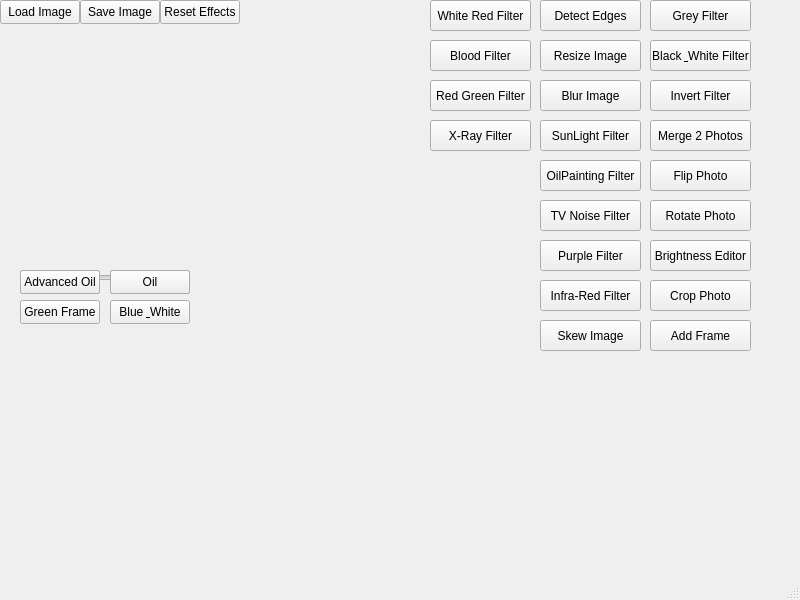
<?xml version="1.0" encoding="UTF-8"?>
<ui version="4.0">
 <class>MainWindow</class>
 <widget class="QMainWindow" name="MainWindow">
  <property name="geometry">
   <rect>
    <x>0</x>
    <y>0</y>
    <width>800</width>
    <height>600</height>
   </rect>
  </property>
  <property name="windowTitle">
   <string>MainWindow</string>
  </property>
  <widget class="QWidget" name="centralwidget">
   <widget class="QPushButton" name="Grey_f1">
    <property name="geometry">
     <rect>
      <x>650</x>
      <y>0</y>
      <width>101</width>
      <height>31</height>
     </rect>
    </property>
    <property name="text">
     <string>Grey Filter</string>
    </property>
   </widget>
   <widget class="QPushButton" name="Black_White_f2">
    <property name="geometry">
     <rect>
      <x>650</x>
      <y>40</y>
      <width>101</width>
      <height>31</height>
     </rect>
    </property>
    <property name="text">
     <string>Black &amp; White Filter</string>
    </property>
   </widget>
   <widget class="QPushButton" name="Invert_f3">
    <property name="geometry">
     <rect>
      <x>650</x>
      <y>80</y>
      <width>101</width>
      <height>31</height>
     </rect>
    </property>
    <property name="text">
     <string>Invert Filter</string>
    </property>
   </widget>
   <widget class="QPushButton" name="Merge_f4">
    <property name="geometry">
     <rect>
      <x>650</x>
      <y>120</y>
      <width>101</width>
      <height>31</height>
     </rect>
    </property>
    <property name="text">
     <string>Merge 2 Photos</string>
    </property>
   </widget>
   <widget class="QPushButton" name="Flip_f5">
    <property name="geometry">
     <rect>
      <x>650</x>
      <y>160</y>
      <width>101</width>
      <height>31</height>
     </rect>
    </property>
    <property name="text">
     <string>Flip Photo</string>
    </property>
   </widget>
   <widget class="QPushButton" name="Rotate_f6">
    <property name="geometry">
     <rect>
      <x>650</x>
      <y>200</y>
      <width>101</width>
      <height>31</height>
     </rect>
    </property>
    <property name="text">
     <string>Rotate Photo</string>
    </property>
   </widget>
   <widget class="QPushButton" name="Brightness_f7">
    <property name="geometry">
     <rect>
      <x>650</x>
      <y>240</y>
      <width>101</width>
      <height>31</height>
     </rect>
    </property>
    <property name="text">
     <string>Brightness Editor</string>
    </property>
   </widget>
   <widget class="QPushButton" name="Crop_f8">
    <property name="geometry">
     <rect>
      <x>650</x>
      <y>280</y>
      <width>101</width>
      <height>31</height>
     </rect>
    </property>
    <property name="text">
     <string>Crop Photo</string>
    </property>
   </widget>
   <widget class="QPushButton" name="Frame_f9">
    <property name="geometry">
     <rect>
      <x>650</x>
      <y>320</y>
      <width>101</width>
      <height>31</height>
     </rect>
    </property>
    <property name="text">
     <string>Add Frame</string>
    </property>
   </widget>
   <widget class="QPushButton" name="Edges_f10">
    <property name="geometry">
     <rect>
      <x>540</x>
      <y>0</y>
      <width>101</width>
      <height>31</height>
     </rect>
    </property>
    <property name="text">
     <string>Detect Edges</string>
    </property>
   </widget>
   <widget class="QPushButton" name="Resize_f11">
    <property name="geometry">
     <rect>
      <x>540</x>
      <y>40</y>
      <width>101</width>
      <height>31</height>
     </rect>
    </property>
    <property name="text">
     <string>Resize Image</string>
    </property>
   </widget>
   <widget class="QPushButton" name="Blur_f12">
    <property name="geometry">
     <rect>
      <x>540</x>
      <y>80</y>
      <width>101</width>
      <height>31</height>
     </rect>
    </property>
    <property name="text">
     <string>Blur Image</string>
    </property>
   </widget>
   <widget class="QPushButton" name="Sun_f13">
    <property name="geometry">
     <rect>
      <x>540</x>
      <y>120</y>
      <width>101</width>
      <height>31</height>
     </rect>
    </property>
    <property name="text">
     <string>SunLight Filter</string>
    </property>
   </widget>
   <widget class="QPushButton" name="OilPainting_f14">
    <property name="geometry">
     <rect>
      <x>540</x>
      <y>160</y>
      <width>101</width>
      <height>31</height>
     </rect>
    </property>
    <property name="text">
     <string>OilPainting Filter</string>
    </property>
   </widget>
   <widget class="QPushButton" name="TV_f15">
    <property name="geometry">
     <rect>
      <x>540</x>
      <y>200</y>
      <width>101</width>
      <height>31</height>
     </rect>
    </property>
    <property name="text">
     <string>TV Noise Filter</string>
    </property>
   </widget>
   <widget class="QPushButton" name="Purple_f16">
    <property name="geometry">
     <rect>
      <x>540</x>
      <y>240</y>
      <width>101</width>
      <height>31</height>
     </rect>
    </property>
    <property name="text">
     <string>Purple Filter</string>
    </property>
   </widget>
   <widget class="QPushButton" name="InfraRed_f17">
    <property name="geometry">
     <rect>
      <x>540</x>
      <y>280</y>
      <width>101</width>
      <height>31</height>
     </rect>
    </property>
    <property name="text">
     <string>Infra-Red Filter</string>
    </property>
   </widget>
   <widget class="QPushButton" name="Skew_f18">
    <property name="geometry">
     <rect>
      <x>540</x>
      <y>320</y>
      <width>101</width>
      <height>31</height>
     </rect>
    </property>
    <property name="text">
     <string>Skew Image</string>
    </property>
   </widget>
   <widget class="QPushButton" name="WhiteRed_e1">
    <property name="geometry">
     <rect>
      <x>430</x>
      <y>0</y>
      <width>101</width>
      <height>31</height>
     </rect>
    </property>
    <property name="text">
     <string>White Red Filter</string>
    </property>
   </widget>
   <widget class="QPushButton" name="Blood_e2">
    <property name="geometry">
     <rect>
      <x>430</x>
      <y>40</y>
      <width>101</width>
      <height>31</height>
     </rect>
    </property>
    <property name="text">
     <string>Blood Filter</string>
    </property>
   </widget>
   <widget class="QPushButton" name="RedGreen_e3">
    <property name="geometry">
     <rect>
      <x>430</x>
      <y>80</y>
      <width>101</width>
      <height>31</height>
     </rect>
    </property>
    <property name="text">
     <string>Red Green Filter</string>
    </property>
   </widget>
   <widget class="QPushButton" name="XRay_e4">
    <property name="geometry">
     <rect>
      <x>430</x>
      <y>120</y>
      <width>101</width>
      <height>31</height>
     </rect>
    </property>
    <property name="text">
     <string>X-Ray Filter</string>
    </property>
   </widget>
   <widget class="QPushButton" name="LoadImage">
    <property name="geometry">
     <rect>
      <x>0</x>
      <y>0</y>
      <width>80</width>
      <height>24</height>
     </rect>
    </property>
    <property name="text">
     <string>Load Image</string>
    </property>
   </widget>
   <widget class="QPushButton" name="SaveImage">
    <property name="geometry">
     <rect>
      <x>80</x>
      <y>0</y>
      <width>80</width>
      <height>24</height>
     </rect>
    </property>
    <property name="text">
     <string>Save Image</string>
    </property>
   </widget>
   <widget class="QPushButton" name="ResetEffects">
    <property name="geometry">
     <rect>
      <x>160</x>
      <y>0</y>
      <width>80</width>
      <height>24</height>
     </rect>
    </property>
    <property name="text">
     <string>Reset Effects</string>
    </property>
   </widget>
   <widget class="QLabel" name="Picture">
    <property name="geometry">
     <rect>
      <x>8</x>
      <y>35</y>
      <width>400</width>
      <height>200</height>
     </rect>
    </property>
    <property name="text">
     <string/>
    </property>
   </widget>
   <widget class="QPushButton" name="MergeC1">
    <property name="geometry">
     <rect>
      <x>20</x>
      <y>270</y>
      <width>80</width>
      <height>24</height>
     </rect>
    </property>
    <property name="text">
     <string>Choice 1</string>
    </property>
   </widget>
   <widget class="QPushButton" name="MergeC2">
    <property name="geometry">
     <rect>
      <x>110</x>
      <y>270</y>
      <width>80</width>
      <height>24</height>
     </rect>
    </property>
    <property name="text">
     <string>Choice 2</string>
    </property>
   </widget>
   <widget class="QPushButton" name="FlipV">
    <property name="geometry">
     <rect>
      <x>20</x>
      <y>270</y>
      <width>80</width>
      <height>24</height>
     </rect>
    </property>
    <property name="text">
     <string>Vertical</string>
    </property>
   </widget>
   <widget class="QPushButton" name="FlipH">
    <property name="geometry">
     <rect>
      <x>110</x>
      <y>270</y>
      <width>80</width>
      <height>24</height>
     </rect>
    </property>
    <property name="text">
     <string>Horizontal</string>
    </property>
   </widget>
   <widget class="QSlider" name="BrightSl">
    <property name="geometry">
     <rect>
      <x>20</x>
      <y>270</y>
      <width>160</width>
      <height>16</height>
     </rect>
    </property>
    <property name="maximum">
     <number>500</number>
    </property>
    <property name="singleStep">
     <number>10</number>
    </property>
    <property name="value">
     <number>100</number>
    </property>
    <property name="orientation">
     <enum>Qt::Horizontal</enum>
    </property>
   </widget>
   <widget class="QPushButton" name="RotateL">
    <property name="geometry">
     <rect>
      <x>20</x>
      <y>270</y>
      <width>80</width>
      <height>24</height>
     </rect>
    </property>
    <property name="text">
     <string>Left</string>
    </property>
   </widget>
   <widget class="QPushButton" name="RotateR">
    <property name="geometry">
     <rect>
      <x>110</x>
      <y>270</y>
      <width>80</width>
      <height>24</height>
     </rect>
    </property>
    <property name="text">
     <string>Right</string>
    </property>
   </widget>
   <widget class="QPushButton" name="FrameB">
    <property name="geometry">
     <rect>
      <x>110</x>
      <y>270</y>
      <width>80</width>
      <height>24</height>
     </rect>
    </property>
    <property name="text">
     <string>Blue Frame</string>
    </property>
   </widget>
   <widget class="QPushButton" name="FrameR">
    <property name="geometry">
     <rect>
      <x>20</x>
      <y>270</y>
      <width>80</width>
      <height>24</height>
     </rect>
    </property>
    <property name="text">
     <string>Red Frame</string>
    </property>
   </widget>
   <widget class="QPushButton" name="FrameBW">
    <property name="geometry">
     <rect>
      <x>110</x>
      <y>300</y>
      <width>80</width>
      <height>24</height>
     </rect>
    </property>
    <property name="text">
     <string>Blue &amp; White</string>
    </property>
   </widget>
   <widget class="QPushButton" name="FrameG">
    <property name="geometry">
     <rect>
      <x>20</x>
      <y>300</y>
      <width>80</width>
      <height>24</height>
     </rect>
    </property>
    <property name="text">
     <string>Green Frame</string>
    </property>
   </widget>
   <widget class="QSlider" name="BlurSl">
    <property name="geometry">
     <rect>
      <x>20</x>
      <y>270</y>
      <width>160</width>
      <height>16</height>
     </rect>
    </property>
    <property name="maximum">
     <number>50</number>
    </property>
    <property name="singleStep">
     <number>1</number>
    </property>
    <property name="value">
     <number>0</number>
    </property>
    <property name="orientation">
     <enum>Qt::Horizontal</enum>
    </property>
   </widget>
   <widget class="QSlider" name="SkewSl">
    <property name="geometry">
     <rect>
      <x>20</x>
      <y>270</y>
      <width>160</width>
      <height>16</height>
     </rect>
    </property>
    <property name="maximum">
     <number>80</number>
    </property>
    <property name="orientation">
     <enum>Qt::Horizontal</enum>
    </property>
   </widget>
   <widget class="QPushButton" name="OilSlow">
    <property name="geometry">
     <rect>
      <x>110</x>
      <y>270</y>
      <width>80</width>
      <height>24</height>
     </rect>
    </property>
    <property name="text">
     <string>Oil</string>
    </property>
   </widget>
   <widget class="QPushButton" name="OilFast">
    <property name="geometry">
     <rect>
      <x>20</x>
      <y>270</y>
      <width>80</width>
      <height>24</height>
     </rect>
    </property>
    <property name="text">
     <string>Advanced Oil</string>
    </property>
   </widget>
  </widget>
  <widget class="QMenuBar" name="menubar">
   <property name="geometry">
    <rect>
     <x>0</x>
     <y>0</y>
     <width>800</width>
     <height>21</height>
    </rect>
   </property>
  </widget>
  <widget class="QStatusBar" name="statusbar"/>
 </widget>
 <resources/>
 <connections/>
</ui>
